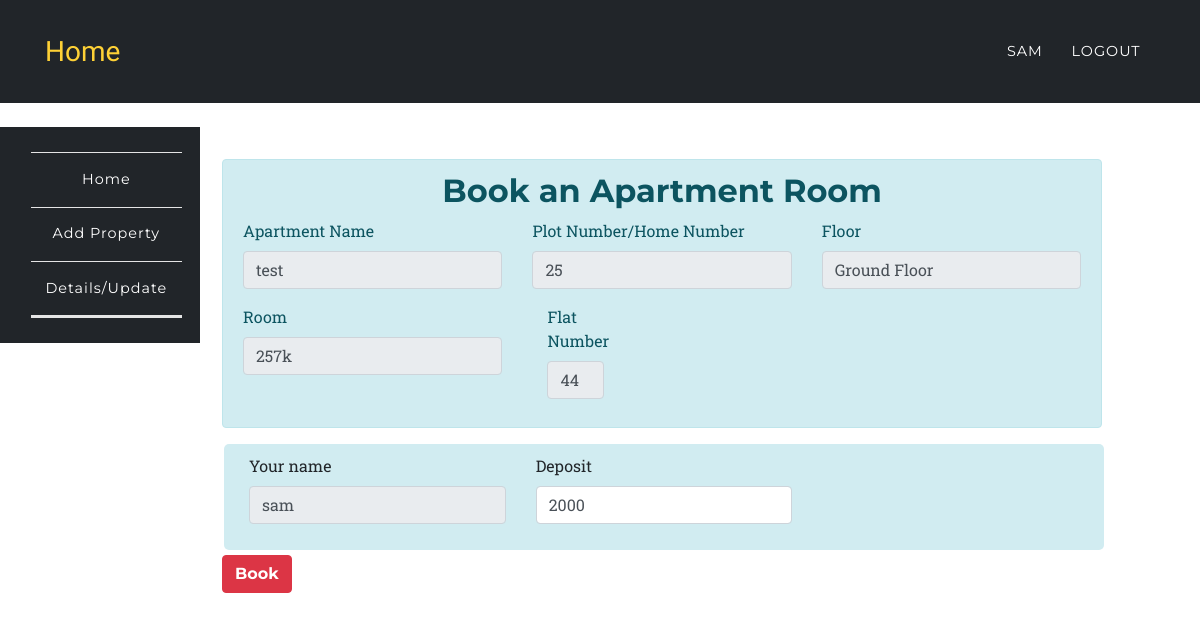
Page /app/book.php?id=5&act=ap (signed in) on the committed database.
### tables this page shows
CREATE TABLE `room_rental_registrations_apartment` (
  `id` int(10) unsigned NOT NULL AUTO_INCREMENT,
  `fullname` varchar(191) NOT NULL,
  `mobile` varchar(191) NOT NULL,
  `alternat_mobile` varchar(191) NOT NULL,
  `email` varchar(191) NOT NULL,
  `country` varchar(191) NOT NULL,
  `state` varchar(191) NOT NULL,
  `city` varchar(191) NOT NULL,
  `landmark` varchar(191) NOT NULL,
  `rent` varchar(191) NOT NULL,
  `deposit` varchar(191) NOT NULL,
  `plot_number` varchar(191) NOT NULL,
  `apartment_name` varchar(100) DEFAULT NULL,
  `ap_number_of_plats` varchar(100) DEFAULT NULL,
  `rooms` varchar(100) DEFAULT NULL,
  `floor` varchar(100) DEFAULT NULL,
  `purpose` varchar(100) DEFAULT NULL,
  `own` varchar(100) DEFAULT NULL,
  `area` varchar(100) DEFAULT NULL,
  `address` varchar(191) NOT NULL,
  `accommodation` varchar(191) NOT NULL,
  `description` varchar(191) NOT NULL,
  `image` varchar(191) DEFAULT NULL,
  `open_for_sharing` varchar(191) DEFAULT NULL,
  `other` varchar(191) DEFAULT NULL,
  `vacant` int(1) NOT NULL DEFAULT 1,
  `created_at` timestamp NULL DEFAULT current_timestamp(),
  `updated_at` timestamp NULL DEFAULT current_timestamp(),
  `user_id` int(10) DEFAULT NULL,
  PRIMARY KEY (`id`)
);

### app/partials/edit/bookappartment.php (the view, shortened to what this page needs)
<div class="col-md-11 col-xs-12 col-sm-12"><br>
	<div class="alert alert-info" role="alert">
		<h2 class="text-center">Book an Apartment Room</h2>
		<form action="" method="POST">
	<div class="row">
		<div class="col-md-4">
		  <div class="form-group">
		    <label for="apartment_name">Apartment Name</label>
		    <input type="text" class="form-control " id="apartment_name" placeholder="Apartment Name" name="apartment_name" value="<?php echo $data['apartment_name']?$data['apartment_name']:''; ?>" required readonly>
		  </div>
		 </div>
		 <div class="col-md-4">
		  <div class="form-group">
		    <label for="plot_number">Plot Number/Home Number</label>
		    <input type="text" class="form-control" id="plot_number" placeholder="Plot Number/Home Number" name="plot_number" value="<?php echo $data['plot_number']?$data['plot_number']:''; ?>" required readonly>
		  </div>
		 </div>
		 <div class="col-md-4">
		    <div class="form-group">
			    <label for="floor">Floor</label>
			    <input type="text" class="form-control" id="floor" placeholder="floor" name="floor" value="<?php echo $data['floor']?$data['floor']:''; ?>" required readonly>
			 </div>
	  	</div>
	</div>
	 <div class="row">
		<div class="col-md-4">
		 <div class="form-group">
		    <label for="rooms">Room</label>
		    <input type="text" class="form-control" id="rooms" placeholder="Rooms" name="rooms" value="<?php echo $data['rooms']?$data['rooms']:''; ?>" required readonly>
		  </div>
		</div>
		<div class="col-md-4">
		    <div class="col-md-4">
		 <div class="form-group">
		    <label for="ap_number_of_plats">Flat Number</label>
		    <input type="ap_number_of_plats" class="form-control" id="Plat Number" placeholder="ap_number_of_plats" name="ap_number_of_plats" value="<?php echo $data['ap_number_of_plats']?$data['ap_number_of_plats']:''; ?>" required readonly>
		  </div>
		</div>
	  	</div>
	</div>
	</div>
	 <div class="row" style="background-color: #D1ECF1; border-radius: 5px; padding: 10px; width: 100%; margin-left: 2px;">
	 	<div class="col-md-4">
		 <div class="form-group">
		    <label for="bookname">Your name</label>
		    <input type="bookname" class="form-control" id="bookname" placeholder="bookname" name="bookname" value="<?php echo $_SESSION['fullname']?$_SESSION['fullname']:''; ?>" required readonly>
		  </div>
		</div>
	  	<div class="col-md-4">
	  		<div class="form-group">
			    <label for="deposit">Deposit</label>
			    <input type="deposit" class="form-control" id="deposit" placeholder="Deposit" name="deposit" value="<?php echo $data['deposit']?$data['deposit']:''; ?>">
	  		</div>
	  	</div>
	  </div>
	  <button style="margin-top: 5px;" type="submit" class="btn btn-danger" name='bookapartment' value="bookapartment">Book</button>
	</div>

### assets/css/rent.css (style rules this page uses)
body { overflow-x: hidden; font-family: 'Roboto Slab', 'Helvetica Neue', Helvetica, Arial, sans-serif; }
h1, h2, h3, h4, h5, h6 { font-weight: 700; font-family: 'Montserrat', 'Helvetica Neue', Helvetica, Arial, sans-serif; }
.btn { font-family: 'Montserrat', 'Helvetica Neue', Helvetica, Arial, sans-serif; font-weight: 700; }

### rows in the picture
room_rental_registrations_apartment: apartment_name "test", plot_number "25", floor "Ground Floor", rooms "257k", ap_number_of_plats "44", deposit "2000"

### other values in the picture
$_SESSION['fullname'] "SAM"
